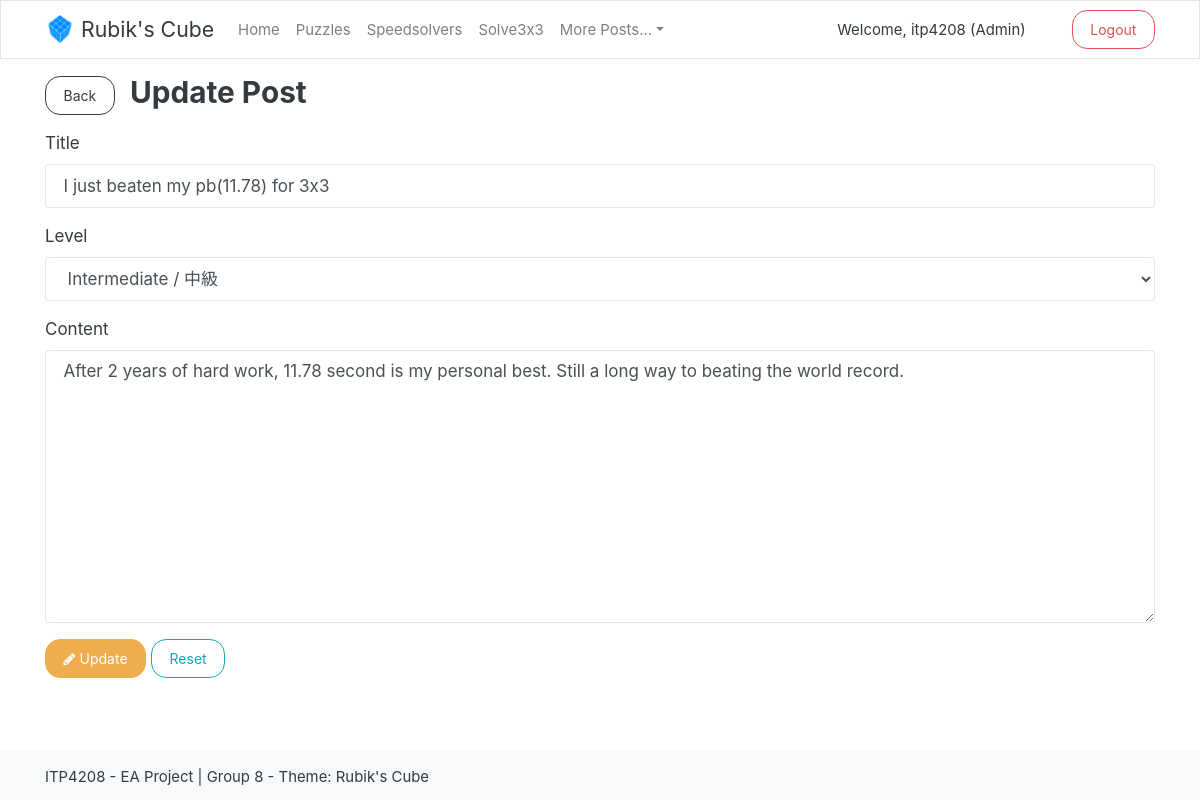
Screenshot of /post/update/3/ (signed in) with the database file from the repository.
### myapp/models.py (models this page shows, shortened)
class ModelPost(models.Model):
    title = models.CharField(max_length=150)
    level = models.ForeignKey(ModelLevel, on_delete=models.CASCADE)
    content = models.TextField()
    created = models.DateTimeField(auto_now_add=True)
    updated = models.DateTimeField(auto_now=True)
    class Meta:
        pass

class ModelLevel(models.Model):
    level = models.CharField(max_length=150, null=False, blank=False)
    def __str__(self):
        return self.level

### myapp/views.py (the view, shortened to what this page needs)
# urls.py: path('post/update/<int:id>/', UpdateModelPost.as_view(), name='post_update'),
class UpdateModelPost(UpdateView):
    model = ModelPost
    fields = ['title', 'level', 'content']
    template_name = 'models/post/update.html'
    def get_object(self, queryset=None):
        id = self.kwargs['id']
        return self.model.objects.get(id=id)

### myapp/templates/models/post/update.html (shortened to what this page needs)
{% extends "layout/app.html" %}
{% load widget_tweaks %}
{% block content %}
<div class="container">
    <h3 class="mt-3 mb-3">
        <a class="btn btn-outline-dark mr-2" href="{% url 'post_manage' %}">Back</a>
        Update Post
    </h3>
    {% if request.user.is_authenticated and request.user.is_staff %}
        <form method="post">
            <div class="form-group">
                <label for="{{ form.title.id_for_label }}">Title</label>
                {{ form.title | add_class:"form-control" }}
            </div>
            <div class="form-group">
                <label for="{{ form.level.id_for_label }}">Level</label>
                {{ form.level | add_class:"form-control" }}
            </div>
            <div class="form-group">
                <label for="{{ form.content.id_for_label }}">Content</label>
                {{ form.content | add_class:"form-control" }}
            </div>
            <button type="submit" class="btn btn-warning"><i class="fa fa-pencil" aria-hidden="true"></i> Update</button>
            <button type="reset" class="btn btn-outline-info">Reset</button>
        </form>
    {% else %}
        No permission
    {% endif %}
</div>
{% endblock %}

### myapp/templates/includes/navbar.html (shortened to what this page needs)
{% load static %}
<nav class="navbar navbar-expand-lg navbar-light bg-light sticky-top">
    <div class="container">
        <a class="navbar-brand" href="{% url 'home' %}">
            <img src="{% static "myapp/favicon/favicon-32x32.png" %}" width="30" height="30" class="d-inline-block align-top" alt="Rubik's cube favicon">
            Rubik's Cube
        </a>
        <div class="collapse navbar-collapse" id="navbar">
            <ul class="navbar-nav mr-auto">
                {% url 'home' as home %}
                <li class="nav-item{% if request.path == home %} active{% endif %}">
                    <a class="nav-link" href="{{ home }}">Home</a>
                </li>
                {% url 'puzzles' as puzzles %}
                <li class="nav-item{% if request.path == puzzles %} active{% endif %}">
                    <a class="nav-link" href="{{ puzzles }}">Puzzles</a>
                </li>
                {% url 'speedsolvers' as speedsolvers %}
                <li class="nav-item{% if request.path == speedsolvers %} active{% endif %}">
                    <a class="nav-link" href="{{ speedsolvers }}">Speedsolvers</a>
                </li>
                {% url 'solve_cube' as solve_cube %}
                <li class="nav-item{% if request.path == solve_cube %} active{% endif %}">
                    <a class="nav-link" href="{{ solve_cube }}">Solve3x3</a>
                </li>
                <li class="nav-item dropdown">
                    <a class="nav-link dropdown-toggle" href="#" id="nav-dropdown" data-toggle="dropdown" aria-haspopup="true" aria-expanded="false">More Posts...</a>
                </li>
            </ul>
            {% if request.user.is_authenticated %}
                <div class="row">
                    <div class="col my-auto">
                        <span class="mr-3">
                            Welcome, {{ request.user }}
                            {% if request.user.is_staff %}
                            (Admin)
                            {% endif %}
                        </span>
                    </div>
                    <div class="col-auto">
                        <a class="btn btn-outline-danger" href="{% url 'logout' %}">Logout</a>
                    </div>
                </div>
            {% else %}
                <a class="btn btn-outline-primary mr-2" href="{% url 'login' %}" role="button">Login</a>
                <a class="btn btn-primary" href="{% url 'register' %}" role="button">Register</a>
            {% endif %}
        </div>
    </div>
</nav>

### myapp/static/myapp/css/style.css (style rules this page uses)
html { height:100%; }
body { min-height: 100%; position: relative; }
body { position: relative; }
body::after { content: ''; display: block; height: 50px; }

### rows the page displays
ModelPost: title "I just beaten my pb(11.78) for 3x3", content "After 2 years of hard work, 11.78 second is my personal best. Still a long way to beating the world record."
ModelLevel: level "Intermediate / 中級"

### other values shown
{{ request.user }} "itp4208"
